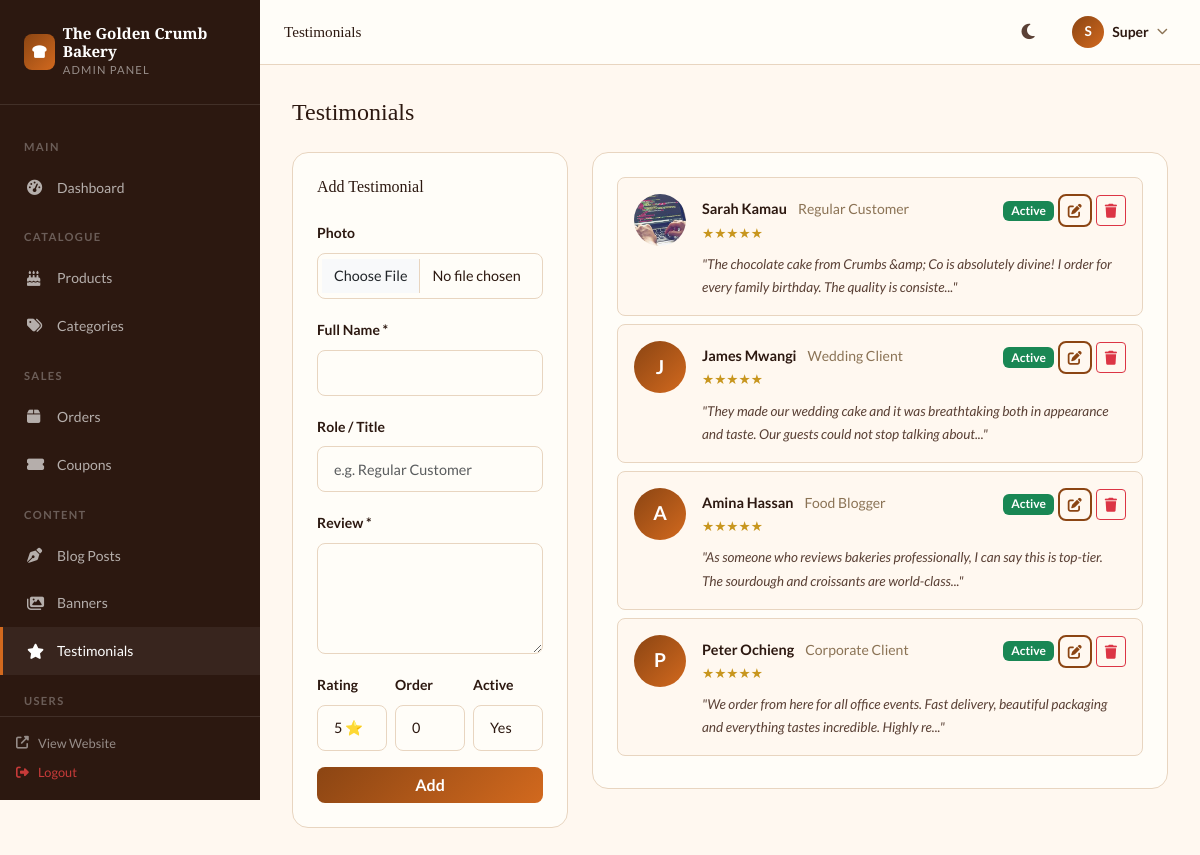
Screenshot of /admin/testimonials.php (signed in) with the database file from the repository.
### tables this page shows
CREATE TABLE `testimonials` (
  `id` int(10) UNSIGNED NOT NULL,
  `name` varchar(100) NOT NULL,
  `role` varchar(100) DEFAULT NULL,
  `avatar` varchar(255) DEFAULT NULL,
  `content` text NOT NULL,
  `rating` tinyint(4) DEFAULT 5,
  `status` tinyint(1) DEFAULT 1,
  `sort_order` int(11) DEFAULT 0,
  `created_at` timestamp NOT NULL DEFAULT current_timestamp()
);

### config/database.php (called while the page is built, shortened)
<?php
class Database {
    private static ?PDO $instance = null;
    public static function getConnection(): PDO {
        if (self::$instance === null) {
            $dsn = "mysql:host=" . DB_HOST . ";dbname=" . DB_NAME . ";charset=" . DB_CHARSET;
            $options = [
                PDO::ATTR_ERRMODE            => PDO::ERRMODE_EXCEPTION,
                PDO::ATTR_DEFAULT_FETCH_MODE => PDO::FETCH_ASSOC,
                PDO::ATTR_EMULATE_PREPARES   => false,
                PDO::MYSQL_ATTR_INIT_COMMAND => "SET NAMES utf8mb4 COLLATE utf8mb4_unicode_ci"
            ];
            try {
                self::$instance = new PDO($dsn, DB_USER, DB_PASS, $options);
            } catch (PDOException $e) {
                if (APP_ENV === 'development') {
                    die("Database connection failed: " . $e->getMessage());
                } else {
                    die("Service temporarily unavailable. Please try again later.");
                }
            }
        }
        return self::$instance;
    }
}
function db(): PDO {
    return Database::getConnection();
}

### includes/functions.php (called while the page is built, shortened)
<?php
function isAdminLoggedIn(): bool {
    return isset($_SESSION['admin_id']) && !empty($_SESSION['admin_id']);
}
function getCurrentAdmin(): ?array {
    $stmt = db()->prepare("SELECT id, name, email, role, avatar FROM admins WHERE id = ? AND status = 1");
    $stmt->execute([$_SESSION['admin_id']]);
    return $stmt->fetch() ?: null;
}
function truncate(string $text, int $length = 150): string {
    return substr($text, 0, $length) . '...';
}
function getImageUrl(string $path, string $default = '/assets/images/no-image.jpg'): string {
    return UPLOAD_URL . $path;
}
function getSetting(string $key, string $default = ''): string {
    static $settings = [];
    if (empty($settings)) {
        try {
            $stmt = db()->query("SELECT `key`, `value` FROM settings");
            $settings = $stmt->fetchAll(PDO::FETCH_KEY_PAIR);
        } catch (Exception $e) {
            return $default;
        }
    }
    return $settings[$key] ?? $default;
}

### admin/testimonials.php (the view, shortened to what this page needs)
<?php
$adminPageTitle = 'Testimonials';
$editItem = null;
$testimonials = db()->query("SELECT * FROM testimonials ORDER BY sort_order, id DESC")->fetchAll();
require_once __DIR__ . '/includes/header.php';
?>
<div class="page-header"><h4>Testimonials</h4></div>
<div class="row g-4">
  <div class="col-lg-4">
    <div class="stat-card">
      <h6 style="font-family:var(--font-display);margin-bottom:1.25rem"><?= $editItem ? 'Edit Testimonial' : 'Add Testimonial' ?></h6>
      <form method="POST" enctype="multipart/form-data">
        <div class="mb-3">
          <label class="form-label fw-bold small">Photo</label>
          <input type="file" class="form-control" name="avatar" accept="image/*" data-preview="tAvatar">
        </div>
        <div class="mb-3"><label class="form-label fw-bold small">Full Name *</label>
          <input type="text" class="form-control" name="name" value="<?= htmlspecialchars($editItem['name']??'') ?>" required></div>
        <div class="mb-3"><label class="form-label fw-bold small">Role / Title</label>
          <input type="text" class="form-control" name="role" value="<?= htmlspecialchars($editItem['role']??'') ?>" placeholder="e.g. Regular Customer"></div>
        <div class="mb-3"><label class="form-label fw-bold small">Review *</label>
          <textarea class="form-control" name="content" rows="4" required><?= htmlspecialchars($editItem['content']??'') ?></textarea></div>
        <div class="row g-2 mb-3">
          <div class="col-4"><label class="form-label fw-bold small">Rating</label>
            <select class="form-select" name="rating">
              <?php for ($i=5;$i>=1;$i--): ?><option value="<?= $i ?>" <?= ($editItem['rating']??5)==$i?'selected':'' ?>><?= $i ?> ⭐</option><?php endfor; ?>
            </select></div>
          <div class="col-4"><label class="form-label fw-bold small">Order</label>
            <input type="number" class="form-control" name="sort_order" value="<?= $editItem['sort_order']??0 ?>" min="0"></div>
          <div class="col-4"><label class="form-label fw-bold small">Active</label>
            <select class="form-select" name="status">
              <option value="1" <?= ($editItem['status']??1)?'selected':'' ?>>Yes</option>
            </select></div>
        </div>
        <div class="d-flex gap-2">
          <button type="submit" class="btn btn-primary flex-fill"><?= $editItem?'Update':'Add' ?></button>
        </div>
      </form>
    </div>
  </div>
  <div class="col-lg-8">
    <div class="stat-card">
      <?php foreach ($testimonials as $t): ?>
      <div class="d-flex gap-3 p-3 mb-2" style="background:var(--cream);border-radius:var(--radius-sm);border:1px solid var(--border)">
        <div style="flex-shrink:0">
          <?php if ($t['avatar']): ?>
          <img src="<?= getImageUrl($t['avatar']) ?>" style="width:52px;height:52px;border-radius:50%;object-fit:cover">
          <?php else: ?>
          <div style="width:52px;height:52px;border-radius:50%;background:linear-gradient(135deg,var(--primary),var(--accent));display:flex;align-items:center;justify-content:center;color:white;font-weight:700;font-size:1.2rem"><?= strtoupper(substr($t['name'],0,1)) ?></div>
          <?php endif; ?>
        </div>
        <div class="flex-fill">
          <div class="d-flex justify-content-between align-items-start flex-wrap gap-1">
            <div>
              <strong style="font-size:.9rem"><?= htmlspecialchars($t['name']) ?></strong>
              <?php if ($t['role']): ?><small style="color:var(--text-light);margin-left:.5rem"><?= htmlspecialchars($t['role']) ?></small><?php endif; ?>
              <div style="color:var(--gold);font-size:.85rem"><?= str_repeat('★',(int)$t['rating']) ?><?= str_repeat('☆',5-(int)$t['rating']) ?></div>
            </div>
            <div class="d-flex gap-1 align-items-center">
              <span class="badge bg-<?= $t['status']?'success':'secondary' ?>"><?= $t['status']?'Active':'Hidden' ?></span>
              <a href="?edit=<?= $t['id'] ?>" class="btn btn-sm btn-outline-primary"><i class="fas fa-edit"></i></a>
              <form method="POST" class="d-inline"><?= csrfField() ?><input type="hidden" name="action" value="delete"><input type="hidden" name="id" value="<?= $t['id'] ?>">
                <button class="btn btn-sm btn-outline-danger" data-confirm="Delete this testimonial?"><i class="fas fa-trash"></i></button></form>
            </div>
          </div>
          <p style="font-size:.85rem;color:var(--text-medium);margin:.5rem 0 0;font-style:italic">"<?= htmlspecialchars(truncate($t['content'],120)) ?>"</p>
        </div>
      </div>
      <?php endforeach; ?>
    </div>
  </div>
</div>
<?php include __DIR__ . '/includes/footer.php'; ?>

### admin/includes/header.php (shortened to what this page needs)
<?php
$admin   = getCurrentAdmin();
$pgTitle = $adminPageTitle ?? 'Dashboard';
$unreadMsg = (int) db()->query("SELECT COUNT(*) FROM contact_messages WHERE is_read=0")->fetchColumn();
$lowStock  = (int) db()->query("SELECT COUNT(*) FROM products WHERE stock_quantity <= low_stock_threshold AND status='active'")->fetchColumn();
$adminNav = [
  ['section'=>'Main'],
  ['href'=>'dashboard.php','icon'=>'tachometer-alt','label'=>'Dashboard'],
  ['section'=>'Catalogue'],
  ['href'=>'products.php','icon'=>'birthday-cake','label'=>'Products'],
  ['href'=>'categories.php','icon'=>'tags','label'=>'Categories'],
  ['section'=>'Sales'],
  ['href'=>'orders.php','icon'=>'box','label'=>'Orders'],
  ['href'=>'coupons.php','icon'=>'ticket-alt','label'=>'Coupons'],
  ['section'=>'Content'],
  ['href'=>'blog.php','icon'=>'pen-nib','label'=>'Blog Posts'],
  ['href'=>'banners.php','icon'=>'images','label'=>'Banners'],
  ['href'=>'testimonials.php','icon'=>'star','label'=>'Testimonials'],
  ['section'=>'Users'],
  ['href'=>'customers.php','icon'=>'users','label'=>'Customers'],
  ['href'=>'reviews.php','icon'=>'comments','label'=>'Reviews'],
  ['href'=>'messages.php','icon'=>'envelope','label'=>'Messages','badge'=>$unreadMsg],
  ['section'=>'System'],
  ['href'=>'inventory.php','icon'=>'warehouse','label'=>'Inventory','badge'=>$lowStock,'badge_type'=>'warning'],
  ['href'=>'newsletter.php','icon'=>'mail-bulk','label'=>'Newsletter'],
  ['href'=>'settings.php','icon'=>'cog','label'=>'Settings'],
  ['href'=>'reports.php','icon'=>'chart-bar','label'=>'Reports'],
];
$current = basename($_SERVER['PHP_SELF']);
?>
<!DOCTYPE html>
<html lang="en">
<head>
<title><?= htmlspecialchars($pgTitle) ?> – Admin | <?= htmlspecialchars(getSetting('site_name','Crumbs & Co')) ?></title>
<link href="https://cdn.jsdelivr.net/npm/bootstrap@5.3.2/dist/css/bootstrap.min.css" rel="stylesheet">
<link href="https://cdnjs.cloudflare.com/ajax/libs/font-awesome/6.5.0/css/all.min.css" rel="stylesheet">
<link href="<?= APP_URL ?>/assets/css/style.css" rel="stylesheet">
</head>
<body data-theme="light">
<aside class="admin-sidebar" id="adminSidebar">
  <div class="sidebar-logo">
    <a href="<?= APP_URL ?>/admin/dashboard.php" class="d-flex align-items-center gap-2 text-decoration-none">
      <div style="width:36px;height:36px;background:linear-gradient(135deg,var(--primary),var(--accent));border-radius:8px;display:flex;align-items:center;justify-content:center;color:white;font-size:.9rem">
        <i class="fas fa-bread-slice"></i>
      </div>
      <div style="color:white">
        <div style="font-family:var(--font-display);font-weight:700;font-size:.95rem;line-height:1.2"><?= htmlspecialchars(getSetting('site_name','Crumbs & Co')) ?></div>
        <div style="font-size:.7rem;opacity:.5;text-transform:uppercase;letter-spacing:.1em">Admin Panel</div>
      </div>
    </a>
  </div>
  <div class="sidebar-menu flex-fill" style="overflow-y:auto">
    <?php foreach ($adminNav as $item):
      if (isset($item['section'])): ?>
      <div class="sidebar-group-label mt-2"><?= $item['section'] ?></div>
      <?php else: ?>
      <a href="<?= APP_URL ?>/admin/<?= $item['href'] ?>" class="<?= $current===$item['href']?'active':'' ?>">
        <i class="fas fa-<?= $item['icon'] ?>"></i>
        <span style="flex:1"><?= $item['label'] ?></span>
      </a>
      <?php endif; ?>
    <?php endforeach; ?>
  </div>
  <div class="sidebar-bottom">
    <a href="<?= APP_URL ?>" target="_blank" class="d-flex align-items-center gap-2 mb-2" style="color:rgba(255,255,255,.5);font-size:.8rem;text-decoration:none"><i class="fas fa-external-link-alt" style="width:14px"></i>View Website</a>
    <a href="<?= APP_URL ?>/admin/logout.php" class="d-flex align-items-center gap-2" style="color:rgba(239,68,68,.8);font-size:.8rem;text-decoration:none"><i class="fas fa-sign-out-alt" style="width:14px"></i>Logout</a>
  </div>
</aside>
<div class="admin-main" id="adminMain">
  <div class="admin-topbar">
    <div class="d-flex align-items-center gap-3">
      <h6 style="margin:0;font-family:var(--font-display);font-size:.95rem"><?= htmlspecialchars($pgTitle) ?></h6>
    </div>
    <div class="d-flex align-items-center gap-3">
      <button class="btn-icon" id="themeToggle" title="Toggle theme"><i class="fas fa-moon" id="themeIcon"></i></button>
      <div class="dropdown">
        <button class="d-flex align-items-center gap-2 btn-icon px-2" style="border-radius:var(--radius-sm);width:auto" data-bs-toggle="dropdown">
          <div style="width:32px;height:32px;background:linear-gradient(135deg,var(--primary),var(--accent));border-radius:50%;display:flex;align-items:center;justify-content:center;color:white;font-weight:700;font-size:.85rem">
            <?= strtoupper(substr($admin['name'],0,1)) ?>
          </div>
          <span style="font-size:.875rem;font-weight:600;color:var(--text-dark)"><?= htmlspecialchars(explode(' ',$admin['name'])[0]) ?></span>
          <i class="fas fa-chevron-down" style="font-size:.7rem;color:var(--text-light)"></i>
        </button>
      </div>
    </div>
  </div>
  <div class="admin-content">

### assets/css/style.css (style rules this page uses)
:root { --primary: #8B4513; --primary-dark: #6B3410; --accent: #D2691E; --accent-light: #E8945A; --gold: #C8961E; --cream: #FFF8F0; --cream-dark: #F5EDE0; --warm-white: #FFFDF8; --text-dark: #2C1810; --text-medium: #5A4035; --text-light: #8B7355; --border: #E8D5C0; --shadow-sm: 0 2px 8px rgba(139,69,19,0.08); --shadow: 0 8px 24px rgba(139,69,19,0.12); --shadow-lg: 0 20px 60px rgba(139,69,19,0.18); --radius-sm: 8px; --radius: 16px; --radius-lg: 24px; --transition: 0.3s cubic-bezier(0.4,0,0.2,1); --navbar-height: 72px; --font-display: 'Playfair Display', serif; --font-body: 'Lato', sans-serif; }
*,*::before,*::after { box-sizing:border-box }
html { scroll-behavior:smooth }
body { font-family:var(--font-body);color:var(--text-dark);background:var(--cream);line-height:1.7;overflow-x:hidden;transition:background var(--transition),color var(--transition) }
h1,h2,h3,h4,h5,h6 { font-family:var(--font-display);color:var(--text-dark);line-height:1.3 }
a { color:var(--primary);text-decoration:none;transition:color var(--transition) }
img { max-width:100%;height:auto }
.btn-icon { background:none;border:none;color:var(--text-medium);width:40px;height:40px;display:flex;align-items:center;justify-content:center;border-radius:50%;font-size:1.1rem;cursor:pointer;transition:all var(--transition);padding:0;text-decoration:none }
.btn-primary { background:linear-gradient(135deg,var(--primary),var(--accent))!important;border:none!important;color:white!important;border-radius:var(--radius-sm)!important;font-weight:600!important;transition:all var(--transition)!important }
.btn-outline-primary { border:2px solid var(--primary)!important;color:var(--primary)!important;border-radius:var(--radius-sm)!important;font-weight:600!important;background:transparent!important }
.form-control,.form-select { border:1px solid var(--border);border-radius:var(--radius-sm)!important;padding:0.7rem 1rem;background:var(--warm-white);color:var(--text-dark);font-size:0.9rem;transition:all var(--transition) }
.admin-sidebar { width:260px;height:100vh;background:var(--text-dark);position:fixed;top:0;left:0;z-index:1000;transition:transform var(--transition) }
.admin-main { margin-left:260px;min-height:100vh;background:var(--cream);transition:margin var(--transition) }
.sidebar-logo { padding:1.5rem;border-bottom:1px solid rgba(255,255,255,0.1) }
.sidebar-menu { padding:1rem 0 }
.sidebar-menu a { display:flex;align-items:center;gap:0.75rem;padding:0.75rem 1.5rem;color:rgba(255,255,255,0.65);font-size:0.875rem;font-weight:500;transition:all var(--transition);border-left:3px solid transparent;text-decoration:none }
.sidebar-menu a:hover,.sidebar-menu a.active { color:white;background:rgba(255,255,255,0.06);border-left-color:var(--accent) }
.sidebar-menu a i { width:18px;font-size:0.95rem }
.admin-topbar { background:var(--warm-white);border-bottom:1px solid var(--border);padding:0.75rem 1.5rem;display:flex;justify-content:space-between;align-items:center;position:sticky;top:0;z-index:100 }
.stat-card { background:var(--warm-white);border:1px solid var(--border);border-radius:var(--radius);padding:1.5rem }
.sidebar-group-label { padding:0.5rem 1.5rem;font-size:0.7rem;text-transform:uppercase;letter-spacing:0.12em;color:rgba(255,255,255,0.3);font-weight:700 }

### admin/includes/header.php (style rules this page uses)
.admin-sidebar { overflow-y:auto;display:flex;flex-direction:column }
.sidebar-bottom { margin-top:auto;padding:1rem;border-top:1px solid rgba(255,255,255,.1) }
.admin-content { padding:2rem }
.page-header { margin-bottom:1.5rem }
.page-header h4 { font-family:var(--font-display);margin:0 }

### rows the page displays
testimonials: avatar (picture), name "Sarah Kamau", role "Regular Customer", rating "★★★★★", status "Active", content "The chocolate cake from Crumbs &amp; Co is absolutely divine! I order for every family birthday. The quality is consiste..."
testimonials: name "J", name "James Mwangi", role "Wedding Client", rating "★★★★★", status "Active", content "They made our wedding cake and it was breathtaking both in appearance and taste. Our guests could not stop talking about..."
testimonials: name "A", name "Amina Hassan", role "Food Blogger", rating "★★★★★", status "Active", content "As someone who reviews bakeries professionally, I can say this is top-tier. The sourdough and croissants are world-class..."
testimonials: name "P", name "Peter Ochieng", role "Corporate Client", rating "★★★★★", status "Active", content "We order from here for all office events. Fast delivery, beautiful packaging and everything tastes incredible. Highly re..."

### other values shown
getSetting('site_name','Crumbs & Co') "The Golden Crumb Bakery"
$item['section'] "MAIN"
$item['label'] "Dashboard"
$item['section'] "CATALOGUE"
$item['label'] "Products"
$item['label'] "Categories"
$item['section'] "SALES"
$item['label'] "Orders"
$item['label'] "Coupons"
$item['section'] "CONTENT"
$item['label'] "Blog Posts"
$item['label'] "Banners"
$item['label'] "Testimonials"
$item['section'] "USERS"
$pgTitle "Testimonials"
